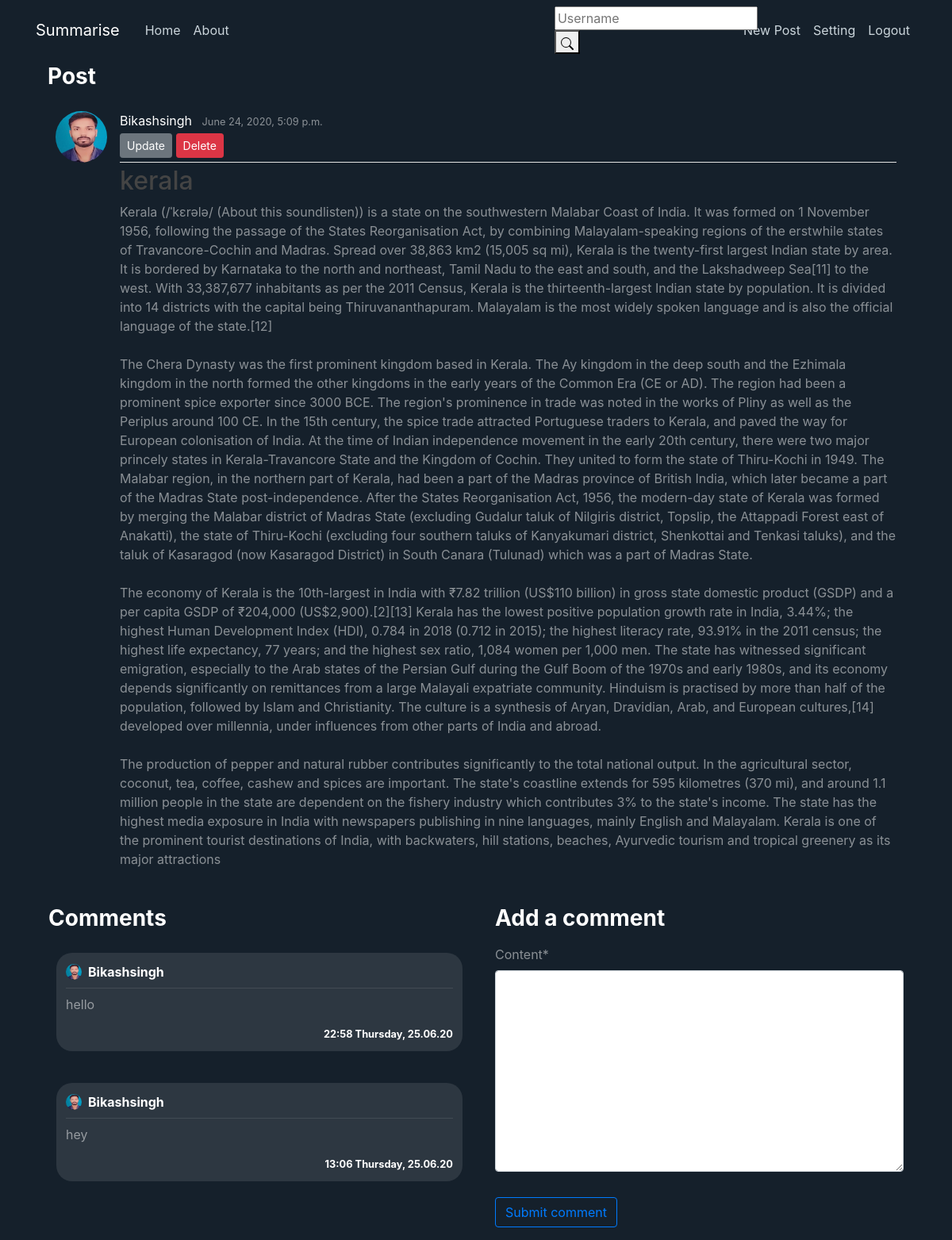
Page /post/11/ (signed in) on the committed database.
### Gatha/models.py (models this page shows, shortened)
class Post(models.Model):
    title = models.CharField(max_length=100)
    content = models.TextField()
    date_posted = models.DateTimeField(default=timezone.now)
    author = models.ForeignKey(User, on_delete=models.CASCADE)

class Comment(models.Model):
    content = models.TextField(max_length=150)
    date_posted = models.DateTimeField(default=timezone.now)
    author = models.ForeignKey(User, on_delete=models.CASCADE)
    post_connected = models.ForeignKey(Post, on_delete=models.CASCADE)

### users/models.py (models this page shows, shortened)
class Profile(models.Model):
    user = models.OneToOneField(User, on_delete=models.CASCADE)
    Bio = models.TextField(max_length=500)
    Profession = models.CharField(max_length=100)
    image = models.ImageField(default='default.jpg', upload_to='profile_pics')

### Gatha/views.py (the view, shortened to what this page needs)
# urls.py: path('post/<int:pk>/', PostDetailView.as_view(), name='post-detail'),
class PostDetailView(DetailView):
    model = Post
    def get_context_data(self, **kwargs):
        data = super().get_context_data(**kwargs)
        comments_connected = Comment.objects.filter(post_connected=self.get_object()).order_by('-date_posted')
        data['comments'] = comments_connected
        data['form'] = NewCommentForm(instance=self.request.user)
        return data

### Gatha/forms.py
class NewCommentForm(forms.ModelForm):
    class Meta:
        model = Comment
        fields = ['content']

### templates/Gatha/post_detail.html (shortened to what this page needs)
{% extends "Base.html" %}
{% load crispy_forms_tags %}
{% block content %}
<div class="container">
    <h3 class="white-important mb-3">
        Post
    </h3>
  <article class="media content-section">
      <img class="rounded-circle article-img" src="{{ object.author.profile.image.url }}">
        <div class="media-body">
            <div class="article-metadata">
               <a class="mr-2" href="{% url 'user-posts' object.author.username %}">{{ object.author }}</a>
               <small class="text-muted">{{ object.date_posted }}</small>
               {% if object.author == user %}
                 <div>
                     <a class="btn btn-secondary btn-sm  mt-1 mb-1" href="{% url 'post-update' object.id %}">Update</a>
                     <a class="btn btn-danger btn-sm  mt-1 mb-1" href="{% url 'post-delete' object.id %}">Delete</a>
                 </div>
              {% endif %}
           </div>
          <h2 class="article-title">{{ object.title }}</h2>
          <p class="article-content">{{ object.content }}</p>
      </div>
  </article>
  <div class="row pl-3">
        <div class="col-12 col-md-6 pl-0">
         <h3 class="white-important mb-3">
             Comments
         </h3>
          {% for comment in comments %}
             <article class="media content-section">
                <div style="width: 100%; word-break: break-all;" class="hovered-post-comment-in">
                <div class="pb-2 row m-0" style="width: 100%; margin-right: 0 !important;">
                   <div
                           style="padding-left: 0px !important;"
                           class="col-8 no-padding d-flex align-items-center">
                       <img
                           class="rounded-circle mr-2"
                           style="width: 20px; height: 20px;"
                           src="{{ comment.author.profile.image.url }}">
                       <a class="mr-2 white-important" href="{% url 'user-posts' comment.author.username %}">
                           {{ comment.author }}
                       </a>
                   </div>
               </div>
                <div
                        class="mb-2"
                        style="width: 100%; height: 1px; background-color: rgba(255, 255, 255, 0.1)"></div>
                           <a style="color: rgba(255, 255, 255, 0.5) !important;">
                        <p>
                            {{ comment.content }}
                        </p>
                      <small
                          class="white-important d-flex full-width flex-row-reverse">
                          {{ comment.date_posted | date:"H:i l, d.m.y" }}
                      </small>
                           </a>
                </div>
            </article>
        {% endfor %}
        </div>
        {% if user is not None %}
            <div class="col-12 col-md-6 pl-0 pl-md-3 pr-3">
                <h3 class="white-important mb-3">
                    Add a comment
                </h3>
                <form method="POST">
                    <fieldset class="form-group">
                        {{ form | crispy }}
                    </fieldset>
                    <div class="form-group">
                        <button class="btn btn-outline-primary" type="submit">Submit comment</button>
                    </div>
                </form>
            </div>
        {% endif %}
    </div>
</div>
{% endblock content %}

### Gatha/static/Gatha/main.css (style rules this page uses)
:root { --muted-color: rgba(255, 255, 255, 0.5); }
body { background: #15202b; color: var(--muted-color); margin-top: 5rem; }
h1, h2, h3, h4, h5, h6 { color: var(--muted-color); }
.text-muted { color: var(--muted-color) !important; }
.hovered-post-comment-in { background-color: #2d3741 !important; padding:12px; border-radius: 20px; }
article { border-radius: 4px; }
.white-important { color: white; font-weight: bold; }
.content-section { padding: 10px 10px; margin-bottom: 20px; }
.article-title { color: #444444; }
a { color: white; text-underline: none; text-decoration: none !important; }
.article-content { white-space: pre-line; }
.article-img { height: 65px; width: 65px; margin-right: 16px; }
.article-metadata { padding-bottom: 1px; margin-bottom: 4px; border-bottom: 1px solid #e3e3e3 }

### rows in the picture
Post: author.profile.image (picture), author "Bikashsingh", date_posted "June 24, 2020, 5:09 p.m.", title "kerala", content "Kerala (/ˈkɛrələ/ (About this soundlisten)) is a state on the southwestern Malabar Coast of India. It was formed on 1 November 1956, following the passage of the States Reorganisation Act, by combining Malayalam-speaking regions of the erstwhile states of Travancore-Cochin and Madras. Spread over 38,863 km2 (15,005 sq mi), Kerala is the twenty-first largest Indian state by area. It is bordered by Karnataka to the north and northeast, Tamil Nadu to the east and south, and the Lakshadweep Sea[11] to the west. With 33,387,677 inhabitants as per the 2011 Census, Kerala is the thirteenth-largest Indian state by population. It is divided into 14 districts with the capital being…"
Comment: author.profile.image (picture), author "Bikashsingh", content "hello", date_posted "22:58 Thursday, 25.06.20"
Comment: author.profile.image (picture), author "Bikashsingh", content "hey", date_posted "13:06 Thursday, 25.06.20"
